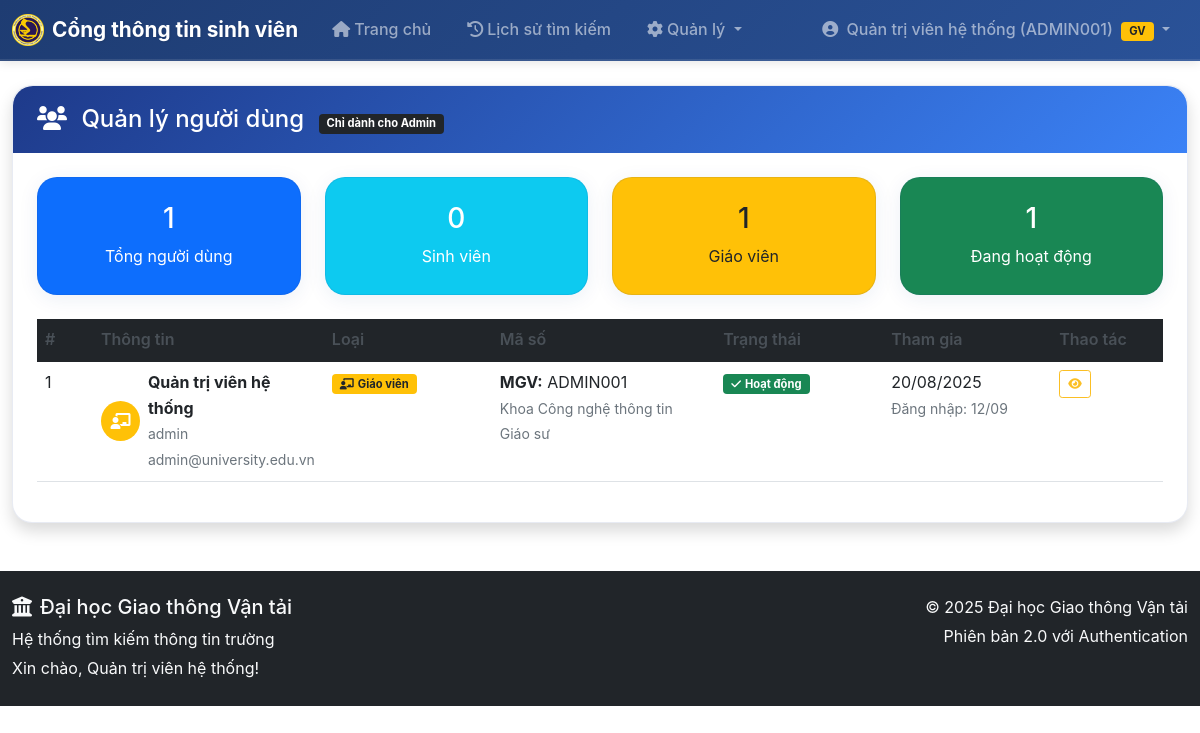
The app's page /admin/users (signed in) with its own data.
### models.py (models this page shows, shortened)
class User(UserMixin, db.Model):
    id = db.Column(db.Integer, primary_key=True)
    username = db.Column(db.String(80), unique=True, nullable=False)
    email = db.Column(db.String(120), unique=True, nullable=False)
    password_hash = db.Column(db.String(255), nullable=False)
    full_name = db.Column(db.String(100), nullable=False)
    role = db.Column(db.String(20), nullable=False, default='teacher')
    teacher_id = db.Column(db.String(20), unique=True, nullable=True)  # Mã giáo viên
    department = db.Column(db.String(100), nullable=True)  # Khoa/Bộ môn
    position = db.Column(db.String(50), nullable=True)  # Chức vụ
    is_active = db.Column(db.Boolean, default=True, nullable=False)
    approval_status = db.Column(db.String(20), default='approved', nullable=False)  # 'pending', 'approved', 'rejected'
    created_at = db.Column(db.DateTime, default=datetime.utcnow)
    last_login = db.Column(db.DateTime, nullable=True)
    def is_teacher(self):
        return self.role == 'teacher'
    def is_admin(self):
        return self.username == 'admin' or self.role == 'admin'
    def get_display_name(self):
        if self.role == 'teacher' and self.teacher_id:
            return f"{self.full_name} ({self.teacher_id})"
        return self.full_name

### app.py (the view)
@app.route('/admin/users')
@login_required
def admin_users():
    if not current_user.is_admin():
        flash('Bạn không có quyền truy cập trang này.', 'error')
        return redirect(url_for('index'))
    page = request.args.get('page', 1, type=int)
    per_page = 20
    users = User.query.order_by(User.created_at.desc()) \
        .paginate(page=page, per_page=per_page, error_out=False)
    return render_template('admin/users.html', users=users)

### app.py (called while the page is built)
@login_manager.user_loader
def load_user(user_id):
    return db.session.get(User, int(user_id))

### templates/admin/users.html (shortened to what this page needs)
{% extends "base.html" %}
{% block content %}
<div class="row">
    <div class="col-12">
        <div class="card shadow">
            <div class="card-header bg-warning text-dark">
                <h4 class="mb-0">
                    <i class="fas fa-users me-2"></i>
                    Quản lý người dùng
                    <span class="badge bg-dark ms-2">Chỉ dành cho Admin</span>
                </h4>
            </div>
            <div class="card-body">
                {% if users.items %}
                    <div class="row mb-4">
                        <div class="col-md-3">
                            <div class="card bg-primary text-white">
                                <div class="card-body text-center">
                                    <h3>{{ users.total }}</h3>
                                    <p class="mb-0">Tổng người dùng</p>
                                </div>
                            </div>
                        </div>
                        <div class="col-md-3">
                            <div class="card bg-info text-white">
                                <div class="card-body text-center">
                                    <h3>{{ users.items|selectattr('role', 'eq', 'student')|list|length }}</h3>
                                    <p class="mb-0">Sinh viên</p>
                                </div>
                            </div>
                        </div>
                        <div class="col-md-3">
                            <div class="card bg-warning text-dark">
                                <div class="card-body text-center">
                                    <h3>{{ users.items|selectattr('role', 'eq', 'teacher')|list|length }}</h3>
                                    <p class="mb-0">Giáo viên</p>
                                </div>
                            </div>
                        </div>
                        <div class="col-md-3">
                            <div class="card bg-success text-white">
                                <div class="card-body text-center">
                                    <h3>{{ users.items|selectattr('is_active', 'eq', true)|list|length }}</h3>
                                    <p class="mb-0">Đang hoạt động</p>
                                </div>
                            </div>
                        </div>
                    </div>
                    <div class="table-responsive">
                        <table class="table table-hover">
                            <thead class="table-dark">
                                <tr>
                                    <th width="5%">#</th>
                                    <th width="20%">Thông tin</th>
                                    <th width="15%">Loại</th>
                                    <th width="20%">Mã số</th>
                                    <th width="15%">Trạng thái</th>
                                    <th width="15%">Tham gia</th>
                                    <th width="10%">Thao tác</th>
                                </tr>
                            </thead>
                            <tbody>
                                {% for user in users.items %}
                                <tr class="{{ 'table-warning' if not user.is_active else '' }}">
                                    <td>{{ loop.index + (users.page - 1) * users.per_page }}</td>
                                    <td>
                                        <div class="d-flex align-items-center">
                                            <div class="avatar-sm bg-{{ 'warning' if user.is_teacher() else 'primary' }} text-white rounded-circle me-2 d-flex align-items-center justify-content-center">
                                                <i class="fas fa-{{ 'chalkboard-teacher' if user.is_teacher() else 'graduation-cap' }}"></i>
                                            </div>
                                            <div>
                                                <div class="fw-bold">{{ user.full_name }}</div>
                                                <small class="text-muted">{{ user.username }}</small><br>
                                                <small class="text-muted">{{ user.email }}</small>
                                            </div>
                                        </div>
                                    </td>
                                    <td>
                                        <span class="badge bg-warning text-dark">
                                            <i class="fas fa-chalkboard-teacher me-1"></i>Giáo viên
                                        </span>
                                    </td>
                                    <td>
                                        <div>
                                            <strong>MGV:</strong> {{ user.teacher_id or 'Chưa cập nhật' }}<br>
                                            <small class="text-muted">{{ user.department or 'Chưa cập nhật' }}</small><br>
                                            <small class="text-muted">
                                                {% if user.position == 'giang_vien' %}Giảng viên
                                                {% elif user.position == 'pho_giao_su' %}Phó Giáo sư
                                                {% elif user.position == 'giao_su' %}Giáo sư
                                                {% elif user.position == 'truong_khoa' %}Trưởng khoa
                                                {% elif user.position == 'pho_truong_khoa' %}Phó Trưởng khoa
                                                {% elif user.position == 'truong_bo_mon' %}Trưởng bộ môn
                                                {% else %}{{ user.position or 'Chưa cập nhật' }}{% endif %}
                                            </small>
                                        </div>
                                    </td>
                                    <td>
                                        {% if user.is_active %}
                                            <span class="badge bg-success">
                                                <i class="fas fa-check me-1"></i>Hoạt động
                                            </span>
                                        {% else %}
                                            <span class="badge bg-danger">
                                                <i class="fas fa-times me-1"></i>Vô hiệu hóa
                                            </span>
                                        {% endif %}
                                    </td>
                                    <td>
                                        <div class="text-nowrap">
                                            {{ user.created_at.strftime('%d/%m/%Y') if user.created_at else 'N/A' }}
                                        </div>
                                        {% if user.last_login %}
                                        <small class="text-muted">
                                            Đăng nhập: {{ user.last_login.strftime('%d/%m') }}
                                        </small>
                                        {% else %}
                                        <small class="text-muted">Chưa đăng nhập</small>
                                        {% endif %}
                                    </td>
                                    <td>
                                        <div class="btn-group btn-group-sm" role="group">
                                            <button type="button"
                                                    class="btn btn-outline-info btn-sm"
                                                    data-bs-toggle="modal"
                                                    data-bs-target="#userDetailModal"
                                                    data-user-id="{{ user.id }}"
                                                    title="Xem chi tiết">
                                                <i class="fas fa-eye"></i>
                                            </button>
                                        </div>
                                    </td>
                                </tr>
                                {% endfor %}
                            </tbody>
                        </table>
                    </div>
                {% endif %}
            </div>
        </div>
    </div>
</div>
{% endblock %}

### templates/base.html (shortened to what this page needs)
<!DOCTYPE html>
<html lang="vi">
<head>
    <link href="https://cdn.jsdelivr.net/npm/bootstrap@5.1.3/dist/css/bootstrap.min.css" rel="stylesheet">
    <link rel="stylesheet" href="https://cdnjs.cloudflare.com/ajax/libs/font-awesome/6.0.0/css/all.min.css">
    <link rel="stylesheet" href="{{ url_for('static', filename='css/style.css') }}">
</head>
<body>
    <nav class="navbar navbar-expand-lg navbar-dark" style="background: linear-gradient(135deg, #1e3c72 0%, #2a5298 100%);">
        <div class="container">
            <a class="navbar-brand fw-bold d-flex align-items-center" href="{{ url_for('index') }}">
                <img src="{{ url_for('static', filename='img/logo.png') }}" alt="Logo" width="32" height="32" class="me-2">
                Cổng thông tin sinh viên
            </a>
            <div class="collapse navbar-collapse" id="navbarNav">
                <ul class="navbar-nav me-auto">
                    <li class="nav-item">
                        <a class="nav-link px-3" href="{{ url_for('index') }}">
                            <i class="fas fa-home me-1"></i>Trang chủ
                        </a>
                    </li>
                    {% if current_user.is_authenticated %}
                        <li class="nav-item">
                            <a class="nav-link px-3" href="{{ url_for('search_history') }}">
                                <i class="fas fa-history me-1"></i>Lịch sử tìm kiếm
                            </a>
                        </li>
                        {% if current_user.is_admin() %}
                        <li class="nav-item dropdown">
                            <a class="nav-link dropdown-toggle px-3" href="#" id="adminDropdown" role="button" data-bs-toggle="dropdown">
                                <i class="fas fa-cog me-1"></i>Quản lý
                            </a>
                        </li>
                        {% elif current_user.is_authenticated and current_user.is_teacher() %}
                        <li class="nav-item">
                            <a class="nav-link px-3" href="{{ url_for('admin_documents') }}">
                                <i class="fas fa-database me-1"></i>Quản lý dữ liệu
                            </a>
                        </li>
                        {% endif %}
                    {% endif %}
                </ul>
                <ul class="navbar-nav">
                    {% if current_user.is_authenticated %}
                        <li class="nav-item dropdown">
                            <a class="nav-link dropdown-toggle px-3" href="#" id="navbarDropdown" role="button" data-bs-toggle="dropdown">
                                <i class="fas fa-user-circle me-1"></i>
                                {{ current_user.get_display_name() }}
                                {% if current_user.is_authenticated and current_user.is_teacher() %}
                                    <span class="badge bg-warning text-dark ms-1">GV</span>
                                {% endif %}
                            </a>
                        </li>
                    {% endif %}
                </ul>
            </div>
        </div>
    </nav>
    <main class="container mt-4">
        {% block content %}{% endblock %}
    </main>
    <footer class="bg-dark text-light py-4 mt-5">
        <div class="container">
            <div class="row">
                <div class="col-md-6">
                    <h5><i class="fas fa-university me-2"></i>Đại học Giao thông Vận tải</h5>
                    <p class="mb-1">Hệ thống tìm kiếm thông tin trường</p>
                    <p class="mb-0">
                        {% if current_user.is_authenticated %}
                            Xin chào, {{ current_user.full_name }}!
                        {% else %}
                            Tìm kiếm mở cho tất cả mọi người - Không cần đăng nhập
                        {% endif %}
                    </p>
                </div>
                <div class="col-md-6 text-md-end">
                    <p class="mb-1">© 2025 Đại học Giao thông Vận tải</p>
                    <p class="mb-0">Phiên bản 2.0 với Authentication</p>
                </div>
            </div>
        </div>
    </footer>
</body>
</html>

### static/css/style.css (style rules this page uses)
:root { --utc-primary: #1e3a8a; --utc-secondary: #3b82f6; --utc-accent: #fbbf24; --utc-white: #ffffff; --utc-light-gray: #f8fafc; --utc-dark-gray: #334155; --utc-text: #1e293b; }
body { background-color: var(--utc-white); font-family: 'Inter', 'Segoe UI', Tahoma, Geneva, Verdana, sans-serif; color: var(--utc-text); line-height: 1.6; }
.card { border: 1px solid rgba(30, 58, 138, 0.1); border-radius: 20px; background: var(--utc-white); transition: all 0.3s ease; box-shadow: 0 4px 20px rgba(30, 58, 138, 0.08); }
.card-header { border-radius: 20px 20px 0 0 !important; font-weight: 600; background: linear-gradient(135deg, var(--utc-primary), var(--utc-secondary)) !important; color: white !important; border: none !important; padding: 1.2rem 1.5rem; }
.card-body { padding: 1.5rem; }
.btn { border-radius: 12px; font-weight: 600; transition: all 0.3s ease; padding: 0.75rem 1.5rem; font-size: 0.95rem; }
.btn-outline-info { border-color: var(--utc-accent); color: var(--utc-accent); }
.container { max-width: 1200px; }

### templates/admin/users.html (style rules this page uses)
.avatar-sm { width: 40px; height: 40px; font-size: 16px; }
.table th { border-top: none; font-weight: 600; color: #495057; }
.btn-group-sm .btn { font-size: 12px; }
.card { transition: transform 0.2s; }

### templates/base.html (style rules this page uses)
.navbar { box-shadow: 0 2px 10px rgba(0,0,0,0.1); border-bottom: 2px solid rgba(255,255,255,0.1); }
.navbar-nav .nav-link { font-weight: 500; transition: all 0.3s ease; border-radius: 6px; margin: 0 2px; }
.navbar-brand { font-size: 1.3rem; text-shadow: 1px 1px 2px rgba(0,0,0,0.1); }
.badge { font-size: 0.7rem; padding: 4px 8px; }

### records on screen
User: get_display_name "Quản trị viên hệ thống (ADMIN001)", full_name "Quản trị viên hệ thống", username "admin", email "admin@university.edu.vn", teacher "ADMIN001", department "Khoa Công nghệ thông tin", position "Giáo sư", is_active True (drawn), created_at "20/08/2025", last_login "12/09"

### other values on screen
{{ users.total }} "1"
{{ users.items|selectattr('role', 'eq', 'student')|list|length }} "0"
{{ users.items|selectattr('role', 'eq', 'teacher')|list|length }} "1"
{{ users.items|selectattr('is_active', 'eq', true)|list|length }} "1"
